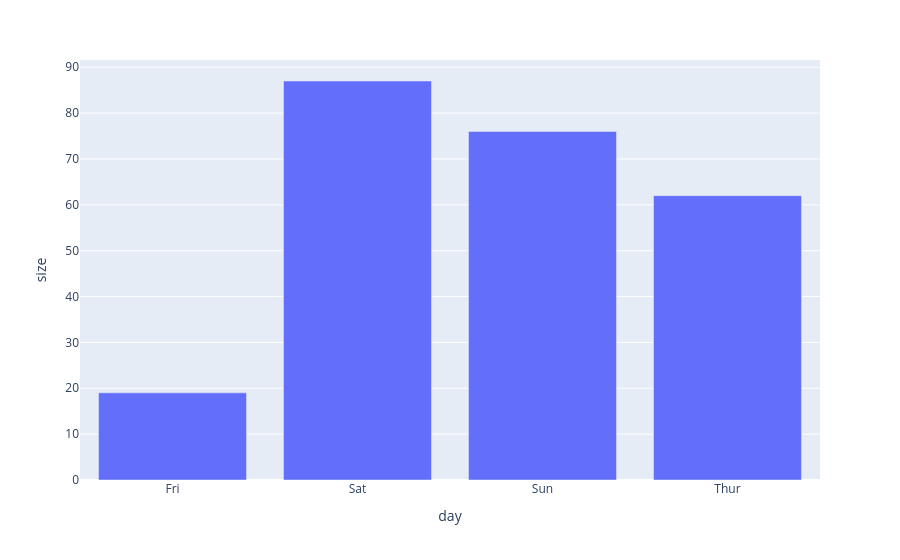

Here is the notebook cell this chart was saved with:
### Markdown cell above
Далее создадим столбчатую диаграмму с использованием `df_by_day`. Заметим, что график сохраняется в переменную `fig` &ndash; это распространённая практика в `Plotly`:

### Code cell
fig = px.bar(df_tips_by_day, x="day", y="size")
fig.show()

### Figure 1 — Plotly figure (JSON) as saved in the notebook; plotly's stock layout.template omitted (floating-point values rounded to 4 significant figures)
{"data": [{"hovertemplate": "day=%{x}<br>size=%{y}<extra></extra>", "legendgroup": "", "marker": {"color": "#636efa", "pattern": {"shape": ""}}, "name": "", "orientation": "v", "showlegend": false, "textposition": "auto", "type": "bar", "x": ["Fri", "Sat", "Sun", "Thur"], "xaxis": "x", "y": [19, 87, 76, 62], "yaxis": "y"}], "layout": {"barmode": "relative", "legend": {"tracegroupgap": 0}, "margin": {"t": 60}, "xaxis": {"anchor": "y", "domain": [0, 1], "title": {"text": "day"}}, "yaxis": {"anchor": "x", "domain": [0, 1], "title": {"text": "size"}}}}
